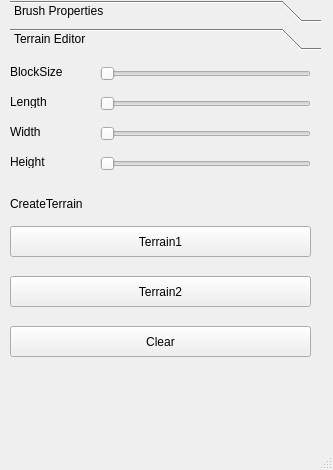
<?xml version="1.0" encoding="UTF-8"?>
<ui version="4.0">
 <class>MainWindow</class>
 <widget class="QMainWindow" name="MainWindow">
  <property name="geometry">
   <rect>
    <x>0</x>
    <y>0</y>
    <width>333</width>
    <height>470</height>
   </rect>
  </property>
  <property name="windowTitle">
   <string>MainWindow</string>
  </property>
  <widget class="QWidget" name="centralwidget">
   <widget class="QToolBox" name="toolBox">
    <property name="enabled">
     <bool>true</bool>
    </property>
    <property name="geometry">
     <rect>
      <x>10</x>
      <y>0</y>
      <width>311</width>
      <height>421</height>
     </rect>
    </property>
    <property name="currentIndex">
     <number>1</number>
    </property>
    <widget class="QWidget" name="page">
     <property name="geometry">
      <rect>
       <x>0</x>
       <y>0</y>
       <width>311</width>
       <height>369</height>
      </rect>
     </property>
     <attribute name="label">
      <string>Brush Properties</string>
     </attribute>
     <widget class="QPushButton" name="Painter">
      <property name="geometry">
       <rect>
        <x>20</x>
        <y>20</y>
        <width>121</width>
        <height>51</height>
       </rect>
      </property>
      <property name="text">
       <string>Painter</string>
      </property>
     </widget>
     <widget class="QPushButton" name="Drugger">
      <property name="geometry">
       <rect>
        <x>180</x>
        <y>20</y>
        <width>121</width>
        <height>51</height>
       </rect>
      </property>
      <property name="text">
       <string>Drugger</string>
      </property>
     </widget>
     <widget class="QLabel" name="label_4">
      <property name="geometry">
       <rect>
        <x>0</x>
        <y>0</y>
        <width>71</width>
        <height>16</height>
       </rect>
      </property>
      <property name="text">
       <string>Brush Mode</string>
      </property>
     </widget>
     <widget class="QLabel" name="label_5">
      <property name="geometry">
       <rect>
        <x>0</x>
        <y>80</y>
        <width>71</width>
        <height>16</height>
       </rect>
      </property>
      <property name="text">
       <string>Brush Mode</string>
      </property>
     </widget>
     <widget class="QSlider" name="horizontalSlider_C">
      <property name="geometry">
       <rect>
        <x>90</x>
        <y>300</y>
        <width>211</width>
        <height>16</height>
       </rect>
      </property>
      <property name="maximum">
       <number>100</number>
      </property>
      <property name="orientation">
       <enum>Qt::Horizontal</enum>
      </property>
     </widget>
     <widget class="QSlider" name="horizontalSlider_A">
      <property name="geometry">
       <rect>
        <x>90</x>
        <y>200</y>
        <width>211</width>
        <height>16</height>
       </rect>
      </property>
      <property name="maximum">
       <number>100</number>
      </property>
      <property name="orientation">
       <enum>Qt::Horizontal</enum>
      </property>
     </widget>
     <widget class="QLabel" name="label_2">
      <property name="geometry">
       <rect>
        <x>0</x>
        <y>200</y>
        <width>54</width>
        <height>12</height>
       </rect>
      </property>
      <property name="text">
       <string>Size</string>
      </property>
     </widget>
     <widget class="QLabel" name="label_3">
      <property name="geometry">
       <rect>
        <x>0</x>
        <y>300</y>
        <width>54</width>
        <height>12</height>
       </rect>
      </property>
      <property name="text">
       <string>Strength</string>
      </property>
     </widget>
     <widget class="QSlider" name="horizontalSlider_B">
      <property name="geometry">
       <rect>
        <x>90</x>
        <y>250</y>
        <width>211</width>
        <height>16</height>
       </rect>
      </property>
      <property name="maximum">
       <number>100</number>
      </property>
      <property name="pageStep">
       <number>10</number>
      </property>
      <property name="orientation">
       <enum>Qt::Horizontal</enum>
      </property>
     </widget>
     <widget class="QLabel" name="label_6">
      <property name="geometry">
       <rect>
        <x>0</x>
        <y>250</y>
        <width>54</width>
        <height>12</height>
       </rect>
      </property>
      <property name="text">
       <string>Hardness</string>
      </property>
     </widget>
     <widget class="QPushButton" name="CreateCube">
      <property name="geometry">
       <rect>
        <x>20</x>
        <y>100</y>
        <width>121</width>
        <height>51</height>
       </rect>
      </property>
      <property name="text">
       <string>Cube</string>
      </property>
     </widget>
     <widget class="QPushButton" name="CreateSphere">
      <property name="geometry">
       <rect>
        <x>180</x>
        <y>100</y>
        <width>121</width>
        <height>51</height>
       </rect>
      </property>
      <property name="text">
       <string>Sphere</string>
      </property>
     </widget>
    </widget>
    <widget class="QWidget" name="page_2">
     <property name="geometry">
      <rect>
       <x>0</x>
       <y>0</y>
       <width>311</width>
       <height>369</height>
      </rect>
     </property>
     <attribute name="label">
      <string>Terrain Editor</string>
     </attribute>
     <widget class="QPushButton" name="ClearAll">
      <property name="geometry">
       <rect>
        <x>0</x>
        <y>270</y>
        <width>301</width>
        <height>31</height>
       </rect>
      </property>
      <property name="text">
       <string>Clear</string>
      </property>
     </widget>
     <widget class="QSlider" name="MapSlider_2">
      <property name="geometry">
       <rect>
        <x>90</x>
        <y>40</y>
        <width>211</width>
        <height>16</height>
       </rect>
      </property>
      <property name="orientation">
       <enum>Qt::Horizontal</enum>
      </property>
     </widget>
     <widget class="QLabel" name="label_7">
      <property name="geometry">
       <rect>
        <x>0</x>
        <y>40</y>
        <width>54</width>
        <height>12</height>
       </rect>
      </property>
      <property name="text">
       <string>Length</string>
      </property>
     </widget>
     <widget class="QLabel" name="label_8">
      <property name="geometry">
       <rect>
        <x>0</x>
        <y>100</y>
        <width>54</width>
        <height>12</height>
       </rect>
      </property>
      <property name="text">
       <string>Height</string>
      </property>
     </widget>
     <widget class="QSlider" name="MapSlider_1">
      <property name="geometry">
       <rect>
        <x>90</x>
        <y>10</y>
        <width>211</width>
        <height>16</height>
       </rect>
      </property>
      <property name="orientation">
       <enum>Qt::Horizontal</enum>
      </property>
     </widget>
     <widget class="QSlider" name="MapSlider_4">
      <property name="geometry">
       <rect>
        <x>90</x>
        <y>100</y>
        <width>211</width>
        <height>16</height>
       </rect>
      </property>
      <property name="orientation">
       <enum>Qt::Horizontal</enum>
      </property>
     </widget>
     <widget class="QLabel" name="label_9">
      <property name="geometry">
       <rect>
        <x>0</x>
        <y>10</y>
        <width>54</width>
        <height>12</height>
       </rect>
      </property>
      <property name="text">
       <string>BlockSize</string>
      </property>
     </widget>
     <widget class="QSlider" name="MapSlider_3">
      <property name="geometry">
       <rect>
        <x>90</x>
        <y>70</y>
        <width>211</width>
        <height>16</height>
       </rect>
      </property>
      <property name="orientation">
       <enum>Qt::Horizontal</enum>
      </property>
     </widget>
     <widget class="QLabel" name="label_10">
      <property name="geometry">
       <rect>
        <x>0</x>
        <y>70</y>
        <width>54</width>
        <height>12</height>
       </rect>
      </property>
      <property name="text">
       <string>Width</string>
      </property>
     </widget>
     <widget class="QPushButton" name="CreateTerrain_B">
      <property name="geometry">
       <rect>
        <x>0</x>
        <y>220</y>
        <width>301</width>
        <height>31</height>
       </rect>
      </property>
      <property name="text">
       <string>Terrain2</string>
      </property>
     </widget>
     <widget class="QLabel" name="label_11">
      <property name="geometry">
       <rect>
        <x>0</x>
        <y>140</y>
        <width>161</width>
        <height>16</height>
       </rect>
      </property>
      <property name="text">
       <string>CreateTerrain</string>
      </property>
     </widget>
     <widget class="QPushButton" name="CreateTerrain_A">
      <property name="geometry">
       <rect>
        <x>0</x>
        <y>170</y>
        <width>301</width>
        <height>31</height>
       </rect>
      </property>
      <property name="text">
       <string>Terrain1</string>
      </property>
     </widget>
    </widget>
   </widget>
  </widget>
  <widget class="QMenuBar" name="menubar">
   <property name="geometry">
    <rect>
     <x>0</x>
     <y>0</y>
     <width>333</width>
     <height>22</height>
    </rect>
   </property>
  </widget>
  <widget class="QStatusBar" name="statusbar"/>
 </widget>
 <resources/>
 <connections/>
</ui>
